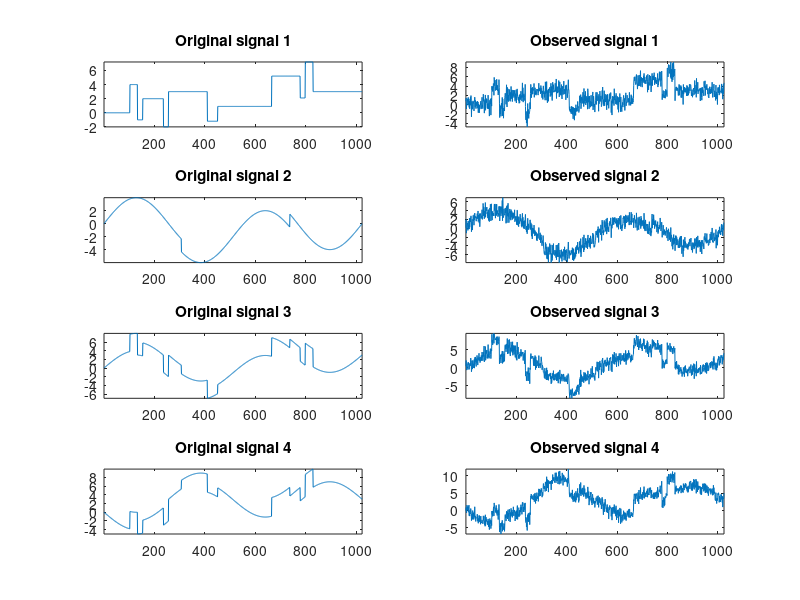

Write MATLAB code to recreate this figure. (Note: this script raises an error after producing the figure.)
%% Multivariate Wavelet Denoising
% The purpose of this example is to show the features of multivariate
% denoising provided in Wavelet Toolbox(TM).
% 
% Multivariate wavelet denoising problems deal with models of the form
%
% $$X(t) = F(t) + e(t)$$
%
% where the observation _*X*_ is _*p*_-dimensional, _*F*_ is
% the deterministic signal to be recovered, and _*e*_ is a
% spatially-correlated noise signal. This example uses a number of noise
% signals and performs the following steps to denoise the deterministic
% signal.

% Copyright 2007-2012 The MathWorks, Inc.

%% Loading a Multivariate Signal
% To load the multivariate signal, type the following code at the MATLAB(R)
% prompt:
 load ex4mwden
 whos
%%
% Usually, only the matrix of data |x| is available. Here, we also have the
% true noise covariance matrix |covar| and the original signals |x_orig|. 
% These signals are noisy versions of simple combinations of the two
% original signals. The first signal is "Blocks" which is irregular, and
% the second one is "HeavySine" which is regular, except around time 750.
% The other two signals are the sum and the difference of the two original
% signals, respectively. Multivariate Gaussian white noise exhibiting
% strong spatial correlation is added to the resulting four signals, which
% produces the observed data stored in |x|.

%% Displaying the Original and Observed Signals
% To display the original and observed signals, type:
kp = 0;
for i = 1:4 
    subplot(4,2,kp+1), plot(x_orig(:,i)); axis tight;
    title(['Original signal ',num2str(i)])
    subplot(4,2,kp+2), plot(x(:,i)); axis tight;
    title(['Observed signal ',num2str(i)])
    kp = kp + 2;
end
%%
% The true noise covariance matrix is given by: 
covar

%% Removing Noise by Simple Multivariate Thresholding
% The denoising strategy combines univariate wavelet denoising in the
% basis, where the estimated noise covariance matrix is diagonal with
% noncentered Principal Component Analysis (PCA) on approximations in the
% wavelet domain or with final PCA. 
% 
% First, perform univariate denoising by typing the following lines to set 
% the denoising parameters:
level = 5;
wname = 'sym4';
tptr  = 'sqtwolog';
sorh  = 's';
%%
% Then, set the PCA parameters by retaining all the principal components:
npc_app = 4;
npc_fin = 4;
%%
% Finally, perform multivariate denoising by typing: 
x_den = wmulden(x, level, wname, npc_app, npc_fin, tptr, sorh);

%% Displaying the Original and Denoised Signals
% To display the original and denoised signals type the following:
clf
kp = 0;
for i = 1:4 
    subplot(4,3,kp+1), plot(x_orig(:,i)); axis tight; 
    title(['Original signal ',num2str(i)])
    subplot(4,3,kp+2), plot(x(:,i)); axis tight;
    title(['Observed signal ',num2str(i)])
    subplot(4,3,kp+3), plot(x_den(:,i)); axis tight;
    title(['Denoised signal ',num2str(i)])
    kp = kp + 3;
end

%% Improving the First Result by Retaining Fewer Principal Components
% We can see that, overall, the results are satisfactory. Focusing on the
% two first signals, note that they are correctly recovered, but we can
% improve the result by taking advantage of the relationships between the
% signals, leading to an additional denoising effect. 
% 
% To automatically select the numbers of retained principal components
% using Kaiser's rule, which retains components associated with eigenvalues 
% exceeding the mean of all eigenvalues, type: 
npc_app = 'kais';
npc_fin = 'kais';
%%
% Perform multivariate denoising again by typing:
[x_den, npc, nestco] = wmulden(x, level, wname, npc_app, ...
     npc_fin, tptr, sorh);

%% Displaying the Number of Retained Principal Components
% The second output argument |npc| is the number of retained principal
% components for PCA for approximations and for final PCA.
npc
%%
% As expected, because the signals are combinations of two original
% signals, Kaiser's rule automatically detects that only two principal
% components are of interest. 
% 

%% Displaying the Estimated Noise Covariance Matrix
% The third output argument |nestco| contains the estimated noise
% covariance matrix: 
nestco
%%
% As it can be seen by comparing it with the true matrix covar given
% previously, the estimation is satisfactory. 

%% Displaying the Original and Final Denoised Signals
% To display the original and final denoised signals type:
kp = 0;
for i = 1:4 
    subplot(4,3,kp+1), plot(x_orig(:,i)); axis tight;
    title(['Original signal ',num2str(i)])
    subplot(4,3,kp+2), plot(x(:,i)); axis tight;
    title(['Observed signal ',num2str(i)])
    subplot(4,3,kp+3), plot(x_den(:,i)); axis tight;
    title(['Denoised signal ',num2str(i)])
    kp = kp + 3;
end
%%
% These results are better than those previously obtained. The first
% signal, which is irregular, is still correctly recovered, while the
% second signal, which is more regular, is better denoised after this
% second stage of PCA.

%% Learning More About Multivariate Denoising
% You can find more information about multivariate denoising, including
% some theory, simulations, and real examples, in the following reference:
% 
% M. Aminghafari, N. Cheze and J-M. Poggi (2006), "Multivariate denoising
% using wavelets and principal component analysis," Computational
% Statistics & Data Analysis, 50, pp. 2381-2398.


displayEndOfDemoMessage(mfilename)

